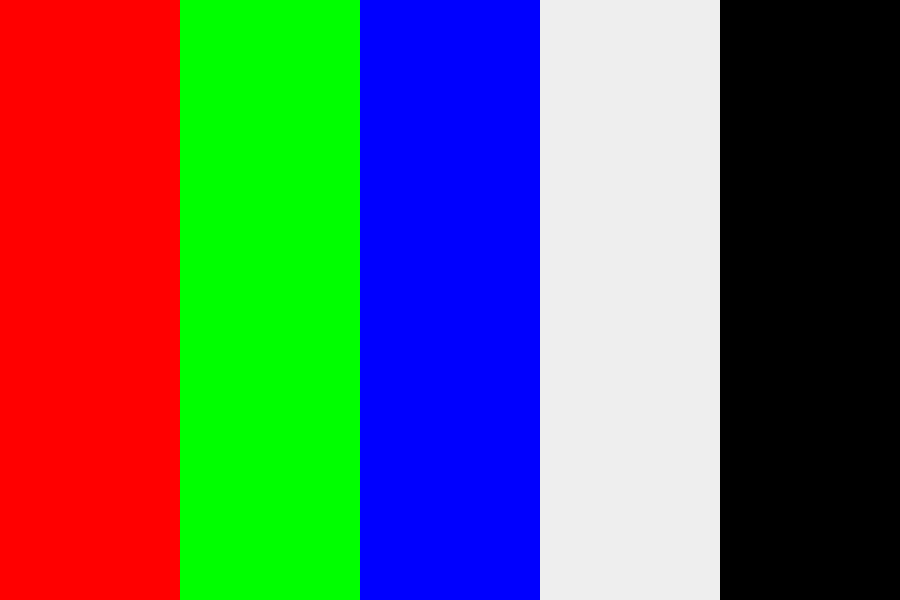
#> input picture TP1/rgb.png, 900 x 600 px, found by its file name
$ python exo1_p1.py
#> lines starting #> are read from the running program, lines starting #| are printed output that depends on the picture
# =====================================================
# TP : Vision Artificielle
# Acquisition, Numérisation et Transformations
# =====================================================

# =======================
# 1) Importation
# =======================
import cv2
import numpy as np
import matplotlib.pyplot as plt

# =======================
# 2) Lecture de l'image
# =======================
img = cv2.imread("TP1 VA/rgb.png")
#> img is the input picture: shape (600, 900, 3); mean B, G, R 98.6, 98.6, 98.6
if img is None:
    print("Erreur: image non trouvée.")
    exit()

r = img.copy()
g = img.copy()
b = img.copy()
r[:,:,1]=0;
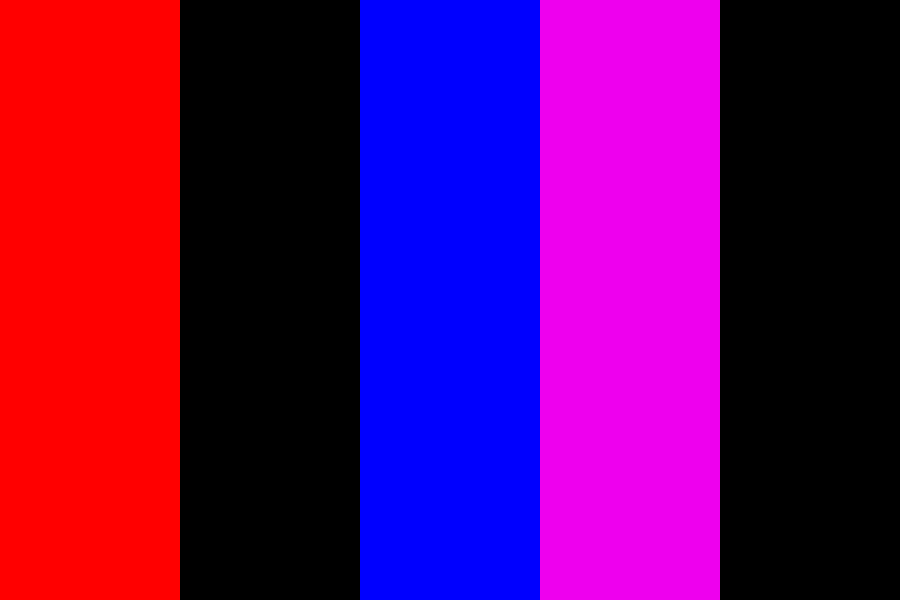
#> r: shape (600, 900, 3); mean B, G, R 98.6, 0, 98.6
r[:,:,2]=0;
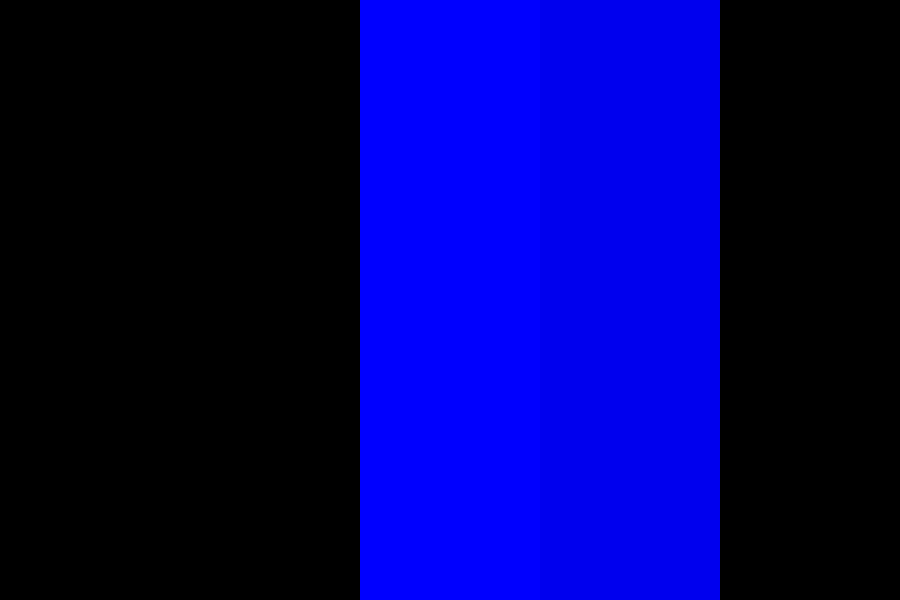
#> r: shape (600, 900, 3); mean B, G, R 98.6, 0, 0
g[:,:,0]=0;
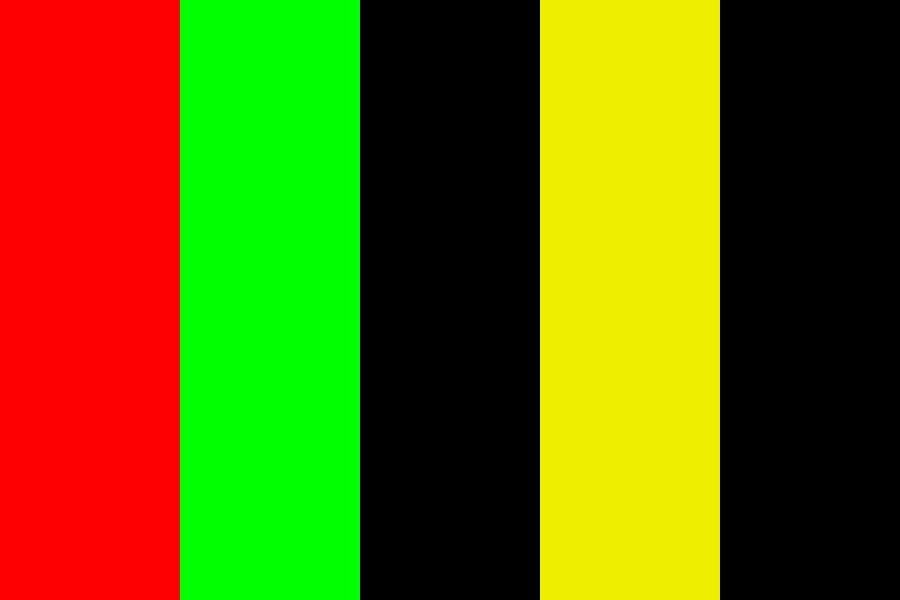
#> g: shape (600, 900, 3); mean B, G, R 0, 98.6, 98.6
g[:,:,2]=0;
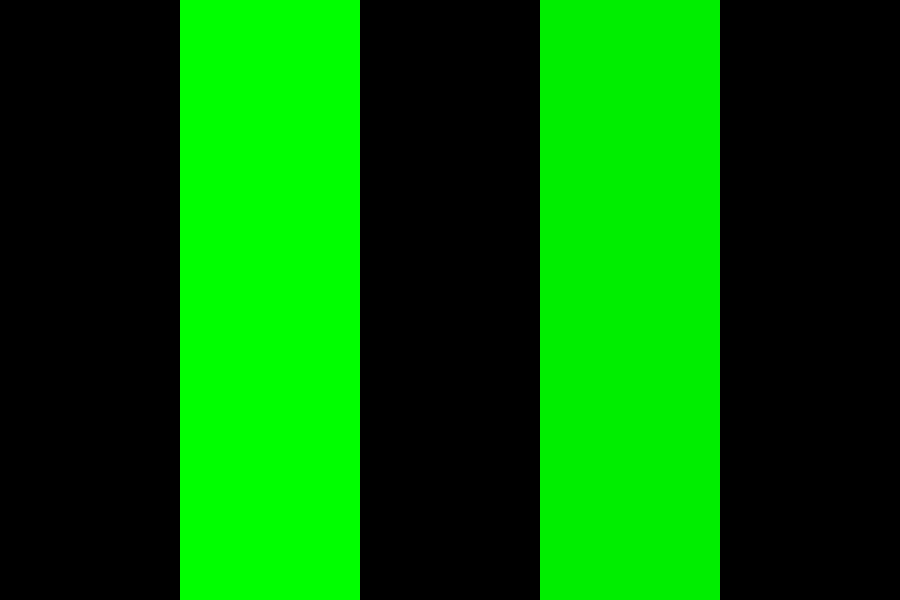
#> g: shape (600, 900, 3); mean B, G, R 0, 98.6, 0
b[:,:,0]=0;
b[:,:,1]=0;
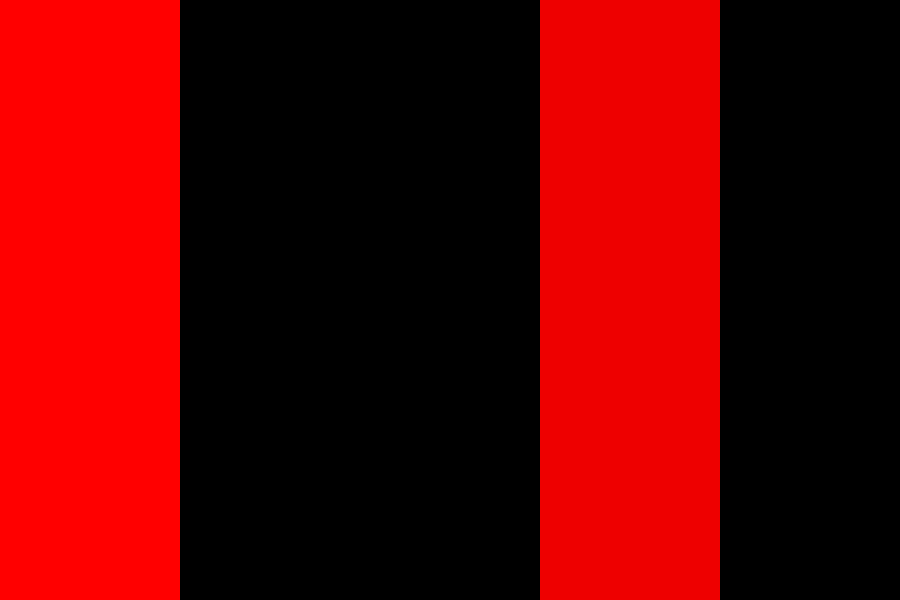
#> b: shape (600, 900, 3); mean B, G, R 0, 0, 98.6

plt.subplot(2,3,2)
plt.title("Image")
plt.axis("off")
plt.imshow(img);
plt.subplot(2,3,4)
plt.title("Red channel")
plt.axis("off")
plt.imshow(r);
plt.subplot(2,3,5)
plt.title("Green channel")
plt.axis("off")
plt.imshow(g);
plt.subplot(2,3,6)
plt.title("Blue channel")
plt.axis("off")
plt.imshow(b);

plt.show()
#> figure, not shown here; B, G, R data is drawn as R, G, B
